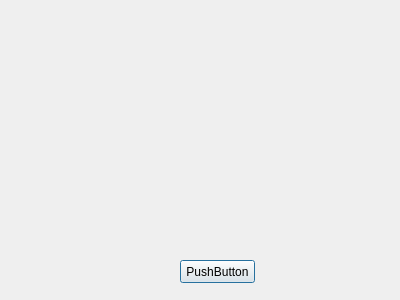
<?xml version="1.0" encoding="UTF-8"?>
<ui version="4.0">
 <class>Dialog</class>
 <widget class="QDialog" name="Dialog">
  <property name="geometry">
   <rect>
    <x>0</x>
    <y>0</y>
    <width>400</width>
    <height>300</height>
   </rect>
  </property>
  <property name="windowTitle">
   <string>Dialog</string>
  </property>
  <widget class="QPushButton" name="pushButton">
   <property name="geometry">
    <rect>
     <x>180</x>
     <y>260</y>
     <width>75</width>
     <height>23</height>
    </rect>
   </property>
   <property name="text">
    <string>PushButton</string>
   </property>
  </widget>
 </widget>
 <resources/>
 <connections/>
</ui>
